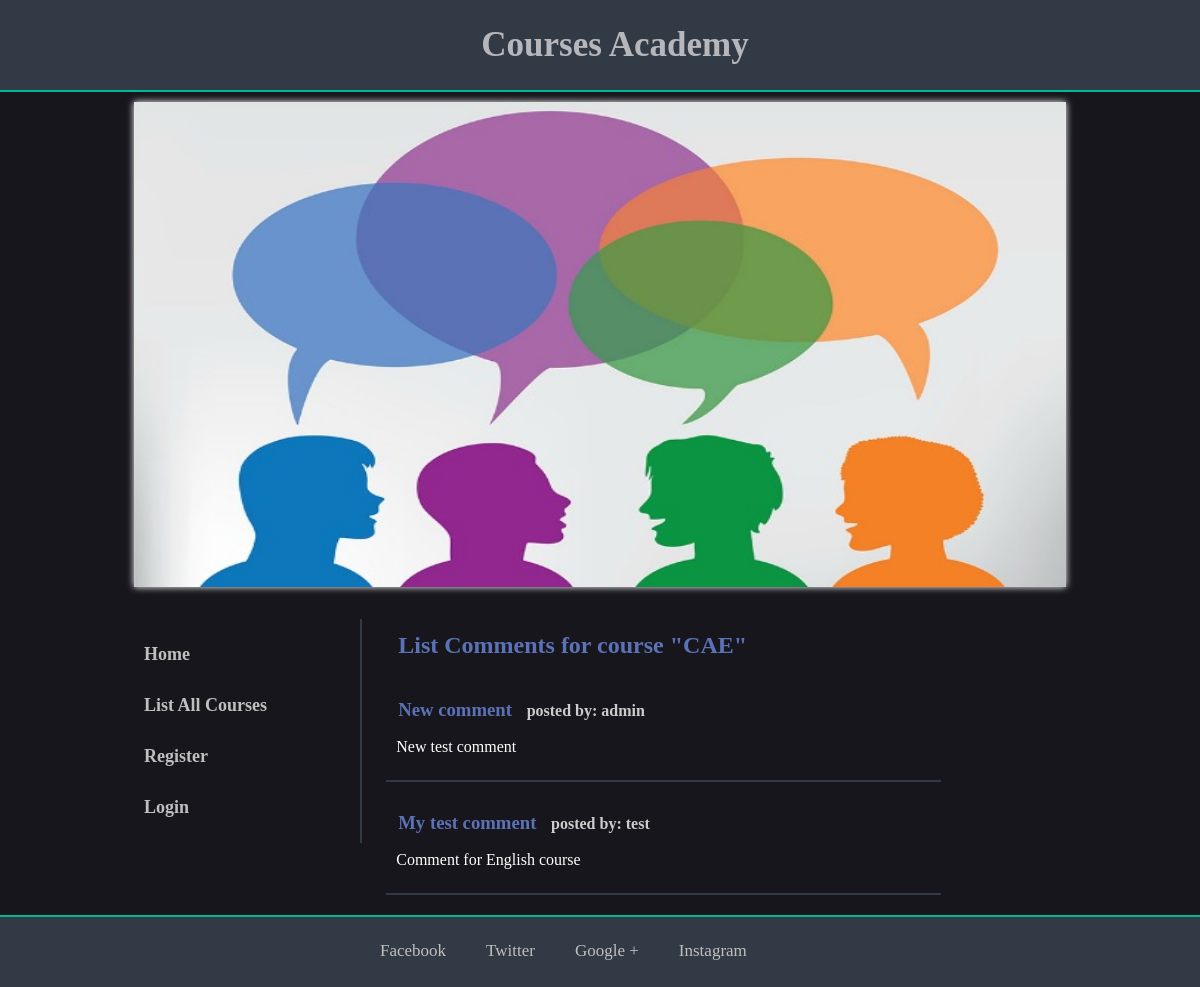
/comments.php?course_id=5, run on an earlier commit of the app's database.
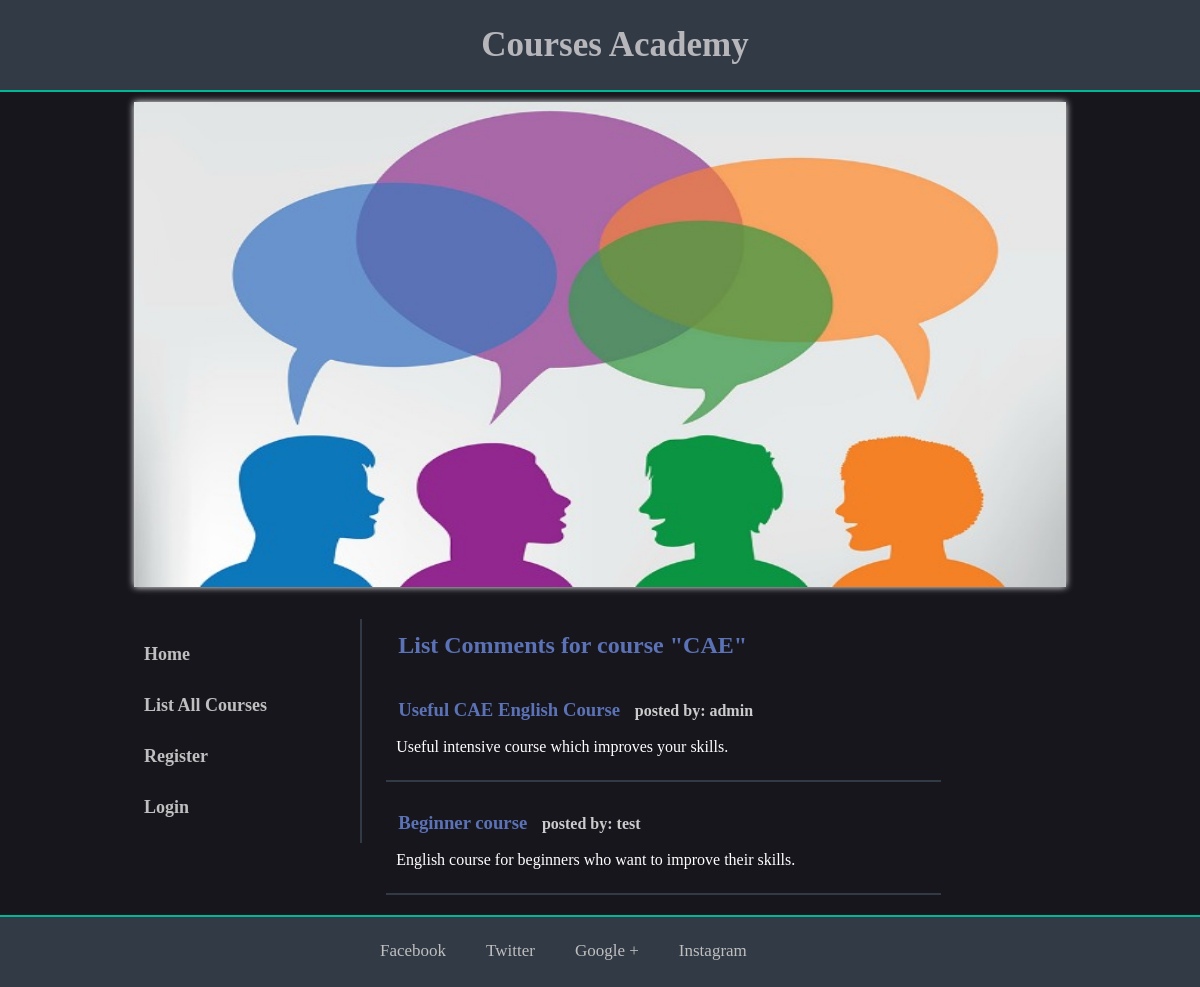
And on a later commit of the database.
### tables this page shows
CREATE TABLE `courses` (
  `id` int(11) NOT NULL,
  `title` varchar(150) NOT NULL,
  `content` text NOT NULL
);

CREATE TABLE `comments` (
  `id` int(11) NOT NULL,
  `course_id` int(11) NOT NULL,
  `user_id` int(11) NOT NULL,
  `title` varchar(100) NOT NULL,
  `content` varchar(255) NOT NULL
);

CREATE TABLE `users` (
  `id` int(11) NOT NULL,
  `username` varchar(100) NOT NULL,
  `password` varchar(100) NOT NULL,
  `isAdmin` tinyint(1) NOT NULL
);

### repositories/courses_repository.php (called while the page is built, shortened)
<?php
	require 'models/course.php';
	class CoursesRepository
	{
		private $connection;
		function __construct()
		{
			$url = 'localhost';
			$dbUsername = 'root';
			$dbPassword = '';
			$dbName = 'coursesacademy';
			$this->connection = new mysqli($url, $dbUsername, $dbPassword, $dbName);
			mysqli_set_charset($this->connection, 'utf8');
		}
		function getById($id)
		{
			$courses = $this->getAll();
			foreach ($courses as $c) {
				if ($c->getId() == $id) {
					return $c;
				}
			}
			return null;
		}
		function getAll()
		{
			$result = $this->connection->query("SELECT * FROM `courses`");
			$courses = array();
			while ($row = $result->fetch_assoc()) {
				$course = new Course();
				$course->setId($row["id"]);
				$course->setTitle($row["title"]);
				$course->setContent($row["content"]);
				array_push($courses, $course);
			}
			return $courses;
		}
	}

### models/course.php (called while the page is built, shortened)
<?php
	class Course
	{
		private $id;
		private $title;
		public function getId()
		{
			return $this->id;
		}
		public function setId($id)
		{
			$this->id = $id;
		}
		public function getTitle()
		{
			return $this->title;
		}
		public function setTitle($title)
		{
			$this->title = $title;
		}
	}

### repositories/comments_repository.php (called while the page is built, shortened)
<?php
    require 'models/comment.php';
    class CommentsRepository
    {
        private $connection;
        function __construct()
        {
            $url = 'localhost';
            $dbUsername = 'root';
            $dbPassword = '';
            $dbName = 'coursesacademy';
            $this->connection = new mysqli($url, $dbUsername, $dbPassword, $dbName);
            mysqli_set_charset($this->connection, 'utf8');
        }
        function getCommentsByCourseId($course_id) {
            $allComments = $this->getAll();
            $comments = array();
            foreach($allComments as $c){
                if($c->getCourseId() == $course_id) {
                    array_push($comments, $c);
                }
            }
            return $comments;
        }
        function getAll() {
            $result = $this->connection->query("SELECT * FROM `comments`");
            $comments = array();
            while($row = $result->fetch_assoc()) {
                $comment = new Comment();
                $comment->setId($row["id"]);
                $comment->setCourseId($row["course_id"]);
                $comment->setUserId($row["user_id"]);
                $comment->setTitle($row["title"]);
                $comment->setContent($row["content"]);
                array_push($comments, $comment);
            }
            return $comments;
        }
    }

### models/comment.php (called while the page is built, shortened)
<?php
   class Comment
   {
       private $course_id;
       private $user_id;
       private $title;
       private $content;
       public function getCourseId()
       {
           return $this->course_id;
       }
       public function setCourseId($course_id)
       {
           $this->course_id = $course_id;
       }
       public function getUserId()
       {
           return $this->user_id;
       }
       public function setUserId($user_id)
       {
           $this->user_id = $user_id;
       }
       public function getTitle()
       {
           return $this->title;
       }
       public function setTitle($title)
       {
           $this->title = $title;
       }
       public function getContent()
       {
           return $this->content;
       }
       public function setContent($content)
       {
           $this->content = $content;
       }
   }

### repositories/users_repository.php (called while the page is built, shortened)
<?php
    require 'models/user.php';
    class UsersRepository
    {
        private $connection;
        function __construct()
        {
            $url = 'localhost';
            $dbUsername = 'root';
            $dbPassword = '';
            $dbName = 'coursesacademy';
            $this->connection = new mysqli($url, $dbUsername, $dbPassword, $dbName);
            mysqli_set_charset($this->connection, 'utf8');
        }
        function getById($id) {
            $users = $this->getAll();
            foreach ($users as $u) {
                if ($u->getId() == $id) {
                    return $u;
                }
            }
            return null;
        }
        function getAll() {
            $result = $this->connection->query("SELECT * FROM `users`");
            $users = array();
            while ($row = $result->fetch_assoc()) {
                $user = new User();
                $user->setId($row["id"]);
                $user->setUsername($row["username"]);
                $user->setPassword($row["password"]);
                $user->setIsAdmin($row["isAdmin"]);
                array_push($users, $user);
            }
            return $users;
        }
    }

### models/user.php (called while the page is built, shortened)
<?php
    class User
    {
        private $id;
        private $username;
        public function getId()
        {
            return $this->id;
        }
        public function setId($id)
        {
            $this->id = $id;
        }
        public function getUsername()
        {
            return $this->username;
        }
        public function setUsername($username)
        {
            $this->username = $username;
        }
    }

### comments.php (the view, shortened to what this page needs)
<?php
    require 'includes/header.php';
    require 'includes/sidebar.php';
    require 'repositories/comments_repository.php';
    require 'repositories/courses_repository.php';
    require 'repositories/users_repository.php';
    if (isset($_GET["course_id"])) :
        $coursesRepo = new CoursesRepository();
        $course = $coursesRepo->getById($_GET["course_id"]);
?>
        <div class="right">
            <section id="comments">
                <h2>List Comments for course "<?= $course->getTitle() ?>"</h2>
                <?php
                    $usersRepo = new UsersRepository();
                    $commentsRepo = new CommentsRepository();
                    $comments = $commentsRepo->getCommentsByCourseId($_GET["course_id"]);
                    foreach($comments as $comment):
                        $user = $usersRepo->getById($comment->getUserId());
                ?>
                    <article class="comment-content">
                        <h3><?= $comment->getTitle() ?> <span>posted by: <?= $user->getUsername() ?></span></h3>
                        <p><?= $comment->getContent() ?></p>
                    </article>
                <?php endforeach; ?>
            </section>
        </div>
<?php
    else:
        header("Location: courses.php");
        exit();
    endif;
    require 'includes/footer.php';
?>

### includes/header.php (shortened to what this page needs)
<!DOCTYPE html>
<html>
    <head>
        <link rel="stylesheet" type="text/css" href="css/headerStyles.css" />
        <link rel="stylesheet" type="text/css" href="css/contentStyles.css" />
        <link rel="stylesheet" type="text/css" href="css/footerStyles.css" />
    </head>
    <body>
        <header id="header">
            <div class="wrapper">
                <div id="logo-holder">
                    <a href="index.php"><h1 id="logo">Courses Academy</h1></a>
                </div>
            </div>
        </header>
        <div class="wrapper">
            <div id="main-pic-holder">
                <img src="img/main-pic.jpg" alt="main-pic">
            </div>

### includes/sidebar.php (shortened to what this page needs)
<aside id="sidebar">
    <nav id="main-nav">
        <ul>
            <li><a href="index.php">Home</a></li>
            <li><a href="courses.php">List All Courses</a></li>
            <?php
            if (isset($_SESSION["loggedUserId"])) :
                echo '<li><a href="user_courses.php">My courses</a></li>';
                if ($_SESSION["loggedUserIsAdmin"]) {
                    echo '<li><a href="users.php">List Users</a></li>';
                }
                ?>
                <li><a href="logout.php">Logout</a></li>
                <?php
            else:
                ?>
                <li><a href="registration.php">Register</a></li>
                <li><a href="login.php">Login</a></li>
                <?php
            endif;
            ?>
        </ul>
    </nav>
</aside>

### includes/footer.php
    </div>
        <footer id="footer">
            <div class="wrapper">
                <nav id="footer-nav">
                    <ul>
                        <li><a href="https://www.facebook.com/" target="_blank">Facebook</a></li>
                        <li><a href="https://twitter.com/" target="_blank">Twitter</a></li>
                        <li><a href="https://plus.google.com" target="_blank">Google +</a></li>
                        <li><a href="https://www.instagram.com/" target="_blank">Instagram</a></li>
                    </ul>
                </nav>
            </div>
        </footer>
    </body>
</html>

### css/headerStyles.css (style rules this page uses)
body, div, nav, ul, li, header, footer, h1, h2, h3, h4, h5, p { margin: 0; padding: 0; }
body { background-color: #17161D; color: #fff; }
a { text-decoration: none; color: #000; }
h2, h3 { color: #5B72B6; }
h3 { margin: 10px auto; }
p { color: #fff; }
.wrapper { width: 960px; margin: 0 auto; }
.wrapper:after, #main-nav:after { content: ""; clear: both; display: block; }
#header { width: 100%; background-color: #323a45; border-bottom: 2px solid #00b894; }
#header:after { content: ""; clear: both; display: block; }
#logo-holder { width: 40%; margin: 0 auto; padding: 10px 30px; text-align: center; }
#logo-holder #logo { width: 100%; padding: 15px; font-family: Trebuchet MS; font-size: 35px; color: #B6B6BB; transition: .2s ease all; }
#main-pic-holder { width: 97%; height: 500px; margin: 10px auto; }
#main-pic-holder img { width: 100%; height: 97%; box-shadow: 0 0 7px #fff; }
aside { width: 25%; margin: 7px auto; float: left; border-right: 2px solid #323a45; }
#main-nav { width: 90%; margin: 0 auto; padding: 10px 0; }
#main-nav ul { list-style: none; font-family: Trebuchet MS; }
#main-nav ul li { padding: 15px 5px; }
#main-nav ul li a { font-size: 18px; color: #bfbfbf; font-weight: bold; padding: 10px 7px; transition: .2s ease all; }

### css/contentStyles.css (style rules this page uses)
.right { float: right; width: 73%; margin: 7px auto; }
.right p { padding: 7px 10px; }
.right h2 { margin-left: 12px; padding: 10px 0; }
.right h3, .right h4 { margin: 10px 12px; }
.right:after { content: ""; clear: both; display: block; }
#courses, #users, #comments { width: 99%; margin: 3px auto; float: right; transition: .2s ease all; }
#courses h2, #users h2, #comments h2 { font-family: Trebuchet MS; }
.course-content p, .comment-content p { margin: 7px auto; }
section:after { content: ""; clear: both; display: block; }
.comment-content { width: 80%; margin: 10px 0; padding: 10px 0; border-bottom: 2px solid #323a45; }
.comment-content h3 span { font-size: 16px; padding-left: 10px; font-weight: bold; color: #ccc; }

### css/footerStyles.css (style rules this page uses)
#footer { position: relative; left: 0; bottom: 0; height: 70px; width: 100%; overflow: hidden; background-color: #323a45; border-top: 2px solid #00b894; }
#footer:after { content: ""; clear: both; display: block; }
#footer-nav { width: 50%; margin: 0 auto; }
#footer-nav ul { list-style: none; }
#footer-nav ul li { float: left; padding: 24px 20px; font-family: Trebuchet MS; font-size: 17px; }
#footer-nav ul li a { color: #bfbfbf; transition: .3s ease all; }

What changed in the data, as far as the page shows it:
changed comments "admin": title "New comment" → "Useful CAE English Course"; content "New test comment" → "Useful intensive course which improves your skills."
changed comments "test": title "My test comment" → "Beginner course"; content "Comment for English course" → "English course for beginners who want to improve their skills."
